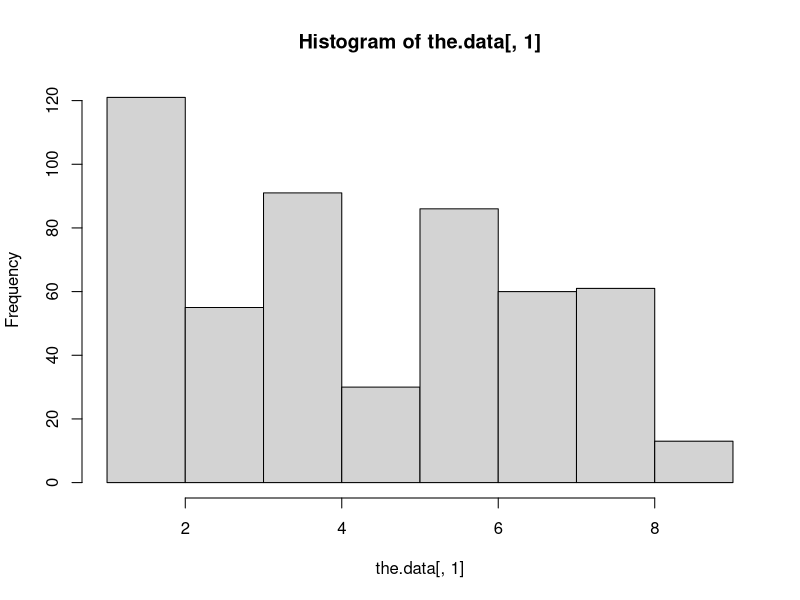
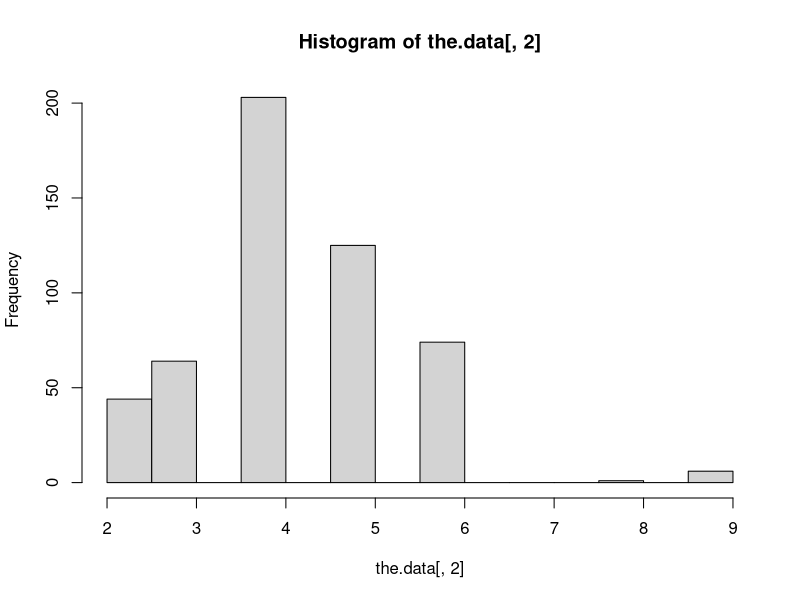
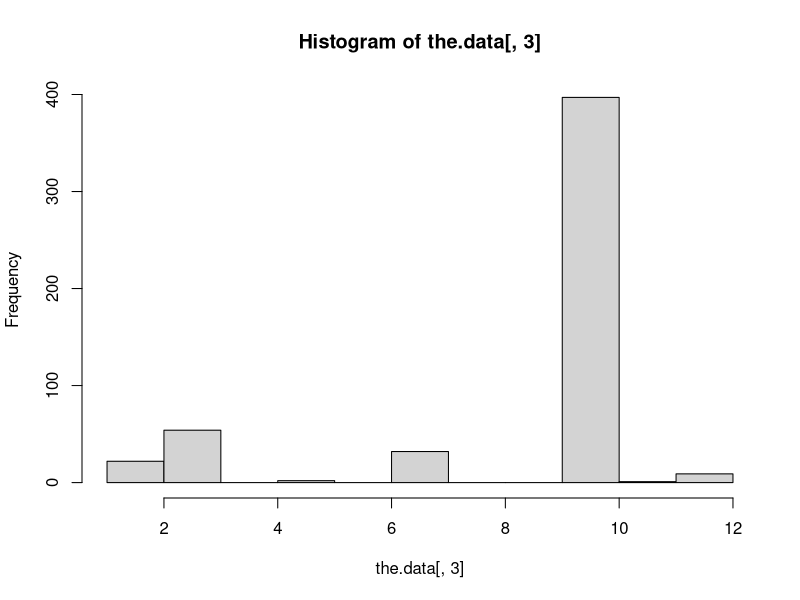
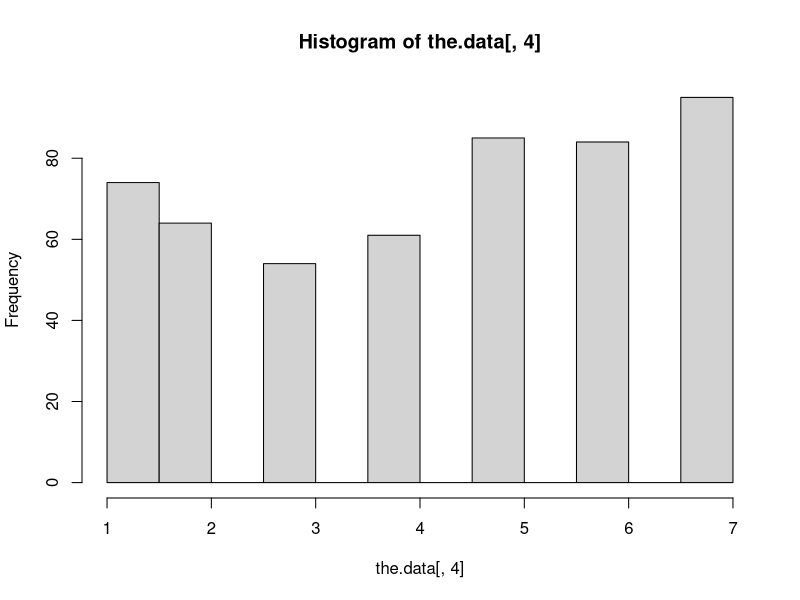
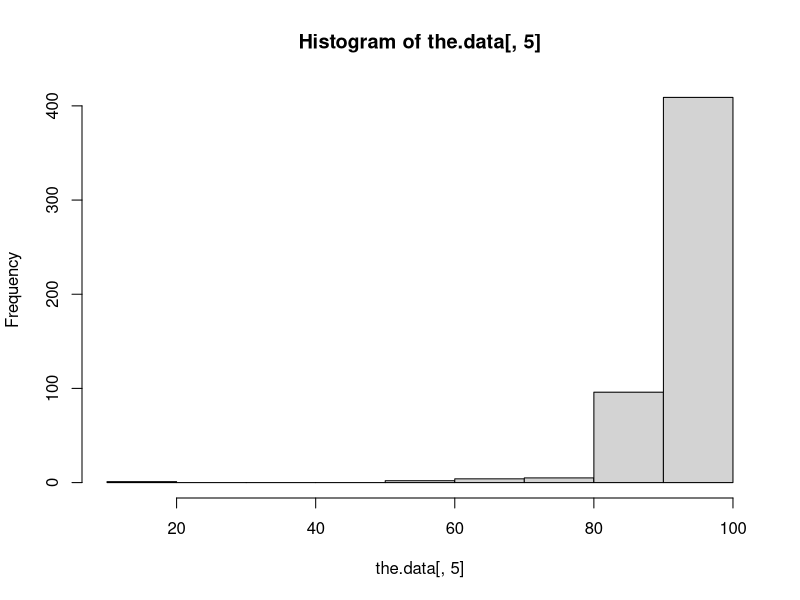

Recreate these plots in R, in order.
the.data = read.table("Forest718.txt")
the.data <- as.matrix(read.table("Forest718.txt"))
hist(the.data[,1])
hist(the.data[,2])
hist(the.data[,3])
hist(the.data[,4])
hist(the.data[,5])
